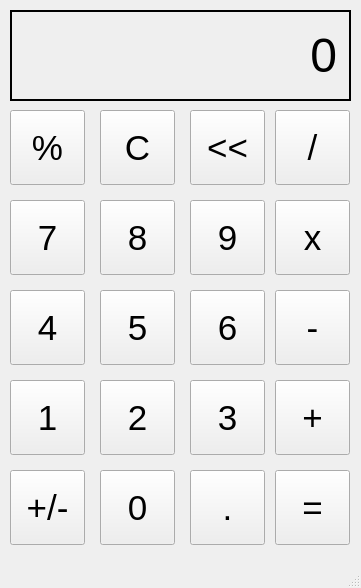
<?xml version="1.0" encoding="UTF-8"?>
<ui version="4.0">
 <class>MainWindow</class>
 <widget class="QMainWindow" name="MainWindow">
  <property name="geometry">
   <rect>
    <x>0</x>
    <y>0</y>
    <width>361</width>
    <height>588</height>
   </rect>
  </property>
  <property name="windowTitle">
   <string>Calculadora</string>
  </property>
  <widget class="QWidget" name="centralwidget">
   <widget class="QLabel" name="outputLabel">
    <property name="geometry">
     <rect>
      <x>10</x>
      <y>10</y>
      <width>341</width>
      <height>91</height>
     </rect>
    </property>
    <property name="font">
     <font>
      <pointsize>36</pointsize>
     </font>
    </property>
    <property name="frameShape">
     <enum>QFrame::Box</enum>
    </property>
    <property name="lineWidth">
     <number>2</number>
    </property>
    <property name="text">
     <string>0</string>
    </property>
    <property name="alignment">
     <set>Qt::AlignRight|Qt::AlignTrailing|Qt::AlignVCenter</set>
    </property>
    <property name="margin">
     <number>10</number>
    </property>
   </widget>
   <widget class="QPushButton" name="btn_porcentagem">
    <property name="geometry">
     <rect>
      <x>10</x>
      <y>110</y>
      <width>75</width>
      <height>75</height>
     </rect>
    </property>
    <property name="font">
     <font>
      <pointsize>26</pointsize>
     </font>
    </property>
    <property name="text">
     <string>%</string>
    </property>
   </widget>
   <widget class="QPushButton" name="btn_clear">
    <property name="geometry">
     <rect>
      <x>100</x>
      <y>110</y>
      <width>75</width>
      <height>75</height>
     </rect>
    </property>
    <property name="font">
     <font>
      <pointsize>26</pointsize>
     </font>
    </property>
    <property name="text">
     <string>C</string>
    </property>
   </widget>
   <widget class="QPushButton" name="btn_div">
    <property name="geometry">
     <rect>
      <x>275</x>
      <y>110</y>
      <width>75</width>
      <height>75</height>
     </rect>
    </property>
    <property name="font">
     <font>
      <pointsize>26</pointsize>
     </font>
    </property>
    <property name="text">
     <string>/</string>
    </property>
   </widget>
   <widget class="QPushButton" name="btn_voltar">
    <property name="geometry">
     <rect>
      <x>190</x>
      <y>110</y>
      <width>75</width>
      <height>75</height>
     </rect>
    </property>
    <property name="font">
     <font>
      <pointsize>26</pointsize>
     </font>
    </property>
    <property name="text">
     <string>&lt;&lt;</string>
    </property>
   </widget>
   <widget class="QPushButton" name="btn_9">
    <property name="geometry">
     <rect>
      <x>190</x>
      <y>200</y>
      <width>75</width>
      <height>75</height>
     </rect>
    </property>
    <property name="font">
     <font>
      <pointsize>26</pointsize>
     </font>
    </property>
    <property name="text">
     <string>9</string>
    </property>
   </widget>
   <widget class="QPushButton" name="btn_7">
    <property name="geometry">
     <rect>
      <x>10</x>
      <y>200</y>
      <width>75</width>
      <height>75</height>
     </rect>
    </property>
    <property name="font">
     <font>
      <pointsize>26</pointsize>
     </font>
    </property>
    <property name="text">
     <string>7</string>
    </property>
   </widget>
   <widget class="QPushButton" name="btn_8">
    <property name="geometry">
     <rect>
      <x>100</x>
      <y>200</y>
      <width>75</width>
      <height>75</height>
     </rect>
    </property>
    <property name="font">
     <font>
      <pointsize>26</pointsize>
     </font>
    </property>
    <property name="text">
     <string>8</string>
    </property>
   </widget>
   <widget class="QPushButton" name="btn_mul">
    <property name="geometry">
     <rect>
      <x>275</x>
      <y>200</y>
      <width>75</width>
      <height>75</height>
     </rect>
    </property>
    <property name="font">
     <font>
      <pointsize>26</pointsize>
     </font>
    </property>
    <property name="text">
     <string>x</string>
    </property>
   </widget>
   <widget class="QPushButton" name="btn_6">
    <property name="geometry">
     <rect>
      <x>190</x>
      <y>290</y>
      <width>75</width>
      <height>75</height>
     </rect>
    </property>
    <property name="font">
     <font>
      <pointsize>26</pointsize>
     </font>
    </property>
    <property name="text">
     <string>6</string>
    </property>
   </widget>
   <widget class="QPushButton" name="btn_4">
    <property name="geometry">
     <rect>
      <x>10</x>
      <y>290</y>
      <width>75</width>
      <height>75</height>
     </rect>
    </property>
    <property name="font">
     <font>
      <pointsize>26</pointsize>
     </font>
    </property>
    <property name="text">
     <string>4</string>
    </property>
   </widget>
   <widget class="QPushButton" name="btn_5">
    <property name="geometry">
     <rect>
      <x>100</x>
      <y>290</y>
      <width>75</width>
      <height>75</height>
     </rect>
    </property>
    <property name="font">
     <font>
      <pointsize>26</pointsize>
     </font>
    </property>
    <property name="text">
     <string>5</string>
    </property>
   </widget>
   <widget class="QPushButton" name="btn_sub">
    <property name="geometry">
     <rect>
      <x>275</x>
      <y>290</y>
      <width>75</width>
      <height>75</height>
     </rect>
    </property>
    <property name="font">
     <font>
      <pointsize>26</pointsize>
     </font>
    </property>
    <property name="text">
     <string>-</string>
    </property>
   </widget>
   <widget class="QPushButton" name="btn_1">
    <property name="geometry">
     <rect>
      <x>10</x>
      <y>380</y>
      <width>75</width>
      <height>75</height>
     </rect>
    </property>
    <property name="font">
     <font>
      <pointsize>26</pointsize>
     </font>
    </property>
    <property name="text">
     <string>1</string>
    </property>
   </widget>
   <widget class="QPushButton" name="btn_soma">
    <property name="geometry">
     <rect>
      <x>275</x>
      <y>380</y>
      <width>75</width>
      <height>75</height>
     </rect>
    </property>
    <property name="font">
     <font>
      <pointsize>26</pointsize>
     </font>
    </property>
    <property name="text">
     <string>+</string>
    </property>
   </widget>
   <widget class="QPushButton" name="btn_3">
    <property name="geometry">
     <rect>
      <x>190</x>
      <y>380</y>
      <width>75</width>
      <height>75</height>
     </rect>
    </property>
    <property name="font">
     <font>
      <pointsize>26</pointsize>
     </font>
    </property>
    <property name="text">
     <string>3</string>
    </property>
   </widget>
   <widget class="QPushButton" name="btn_2">
    <property name="geometry">
     <rect>
      <x>100</x>
      <y>380</y>
      <width>75</width>
      <height>75</height>
     </rect>
    </property>
    <property name="font">
     <font>
      <pointsize>26</pointsize>
     </font>
    </property>
    <property name="text">
     <string>2</string>
    </property>
   </widget>
   <widget class="QPushButton" name="btn_seila">
    <property name="geometry">
     <rect>
      <x>10</x>
      <y>470</y>
      <width>75</width>
      <height>75</height>
     </rect>
    </property>
    <property name="font">
     <font>
      <pointsize>26</pointsize>
     </font>
    </property>
    <property name="text">
     <string>+/-</string>
    </property>
   </widget>
   <widget class="QPushButton" name="btn_igual">
    <property name="geometry">
     <rect>
      <x>275</x>
      <y>470</y>
      <width>75</width>
      <height>75</height>
     </rect>
    </property>
    <property name="font">
     <font>
      <pointsize>26</pointsize>
     </font>
    </property>
    <property name="text">
     <string>=</string>
    </property>
   </widget>
   <widget class="QPushButton" name="btn_ponto">
    <property name="geometry">
     <rect>
      <x>190</x>
      <y>470</y>
      <width>75</width>
      <height>75</height>
     </rect>
    </property>
    <property name="font">
     <font>
      <pointsize>26</pointsize>
     </font>
    </property>
    <property name="text">
     <string>.</string>
    </property>
   </widget>
   <widget class="QPushButton" name="btn_zero">
    <property name="geometry">
     <rect>
      <x>100</x>
      <y>470</y>
      <width>75</width>
      <height>75</height>
     </rect>
    </property>
    <property name="font">
     <font>
      <pointsize>26</pointsize>
     </font>
    </property>
    <property name="text">
     <string>0</string>
    </property>
   </widget>
  </widget>
  <widget class="QMenuBar" name="menubar">
   <property name="geometry">
    <rect>
     <x>0</x>
     <y>0</y>
     <width>361</width>
     <height>21</height>
    </rect>
   </property>
  </widget>
  <widget class="QStatusBar" name="statusbar"/>
 </widget>
 <resources/>
 <connections/>
</ui>
